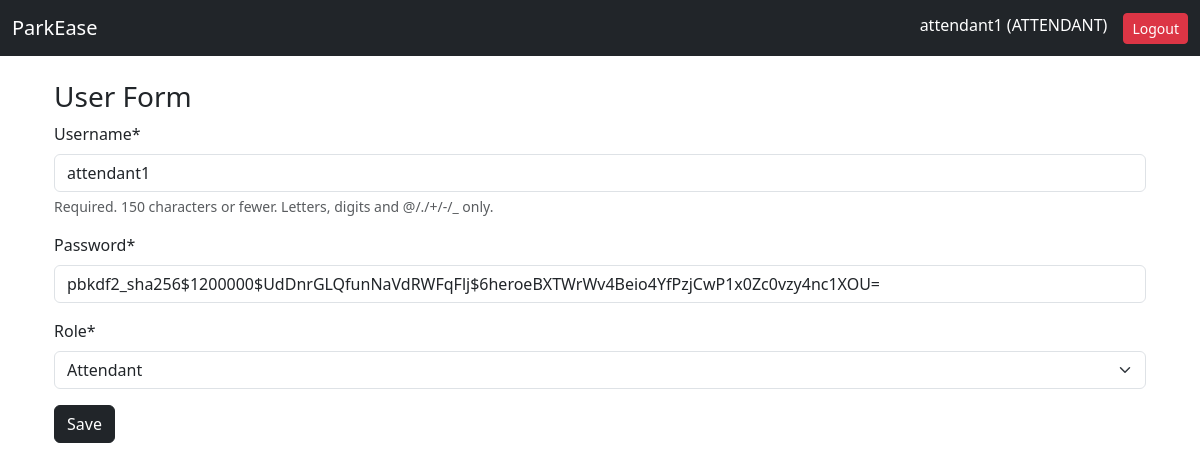
The page /accounts/users/update/2/ (signed in) on the database as committed earlier.
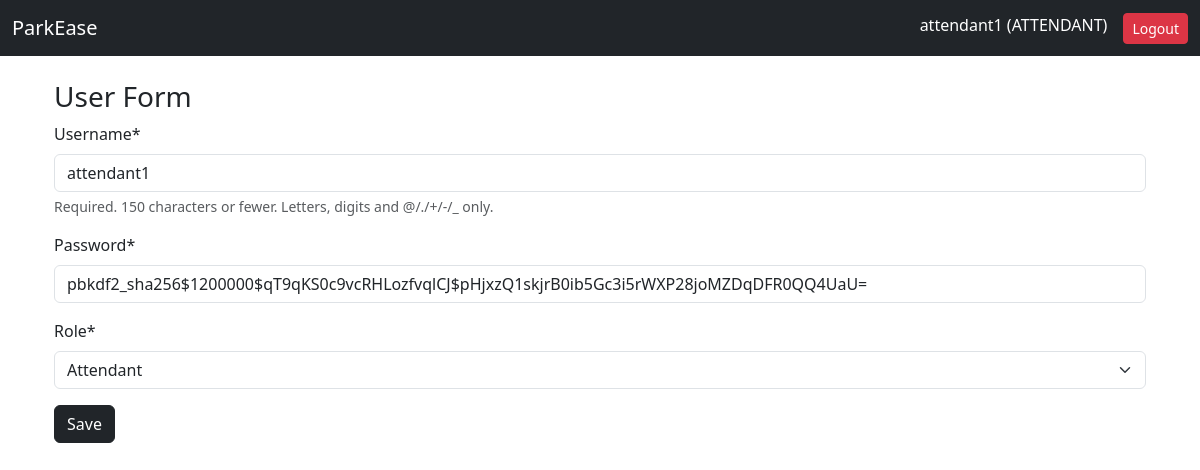
The same page on the database as committed later.
### accounts/models.py (models this page shows, shortened)
class Staff(AbstractUser):
    ROLE_CHOICES = [
        ('ADMIN', 'Admin'),
        ('MANAGER', 'Manager'),
        ('ATTENDANT', 'Attendant'),
    ]
    role = models.CharField(
        max_length=20,
        choices=ROLE_CHOICES,
        default='ADMIN'
    )
    created_at = models.DateTimeField(auto_now_add=True)

### accounts/views.py (the view)
# urls.py: path('users/update/<int:pk>/', views.update_user, name='update_user'),
@login_required
def update_user(request, pk):
    user = get_object_or_404(User, pk=pk)
    form = StaffForm(request.POST or None, instance=user)
    if form.is_valid():
        form.save()
        return redirect('accounts:user_list')
    return render(request, 'accounts/user_form.html', {'form': form})

### accounts/forms.py
class StaffForm(forms.ModelForm):
    class Meta:
        model = Staff
        fields = ['username', 'password', 'role']

### accounts/templates/accounts/user_form.html (shortened to what this page needs)
{% extends 'base.html' %}
{% block content %}
{% load crispy_forms_tags %}
<div class="container mt-4">
    <h3>User Form</h3>
    <form method="POST">
        {{ form|crispy }}
        <button class="btn btn-dark">Save</button>
    </form>
</div>
{% endblock %}

### templates/base.html (shortened to what this page needs)
<!DOCTYPE html>
<html lang="en">
<head>
    <link href="https://cdn.jsdelivr.net/npm/bootstrap@5.3.0/dist/css/bootstrap.min.css" rel="stylesheet">
</head>
<body>
<nav class="navbar navbar-expand-lg navbar-dark bg-dark">
    <div class="container-fluid">
        <a class="navbar-brand" href="#">ParkEase</a>
        <div class="d-flex">
            <span class="text-white me-3">
                {{ request.user.username }} ({{ request.user.role }})
            </span>
            <a href="{% url 'accounts:logout' %}" class="btn btn-danger btn-sm">Logout</a>
        </div>
    </div>
</nav>
<div class="container mt-4">
    {% block content %}{% endblock %}
</div>
</body>
</html>

Rows that differ between the two databases and show on the page:
changed Staff "attendant1": password "pbkdf2_sha256$1200000$UdDnrGLQfunNaVdRWFqFlj$6heroeBXTWrWv4Beio4YfPzjCwP1x0Zc0vzy4nc1XOU=" → "pbkdf2_sha256$1200000$qT9qKS0c9vcRHLozfvqlCJ$pHjxzQ1skjrB0ib5Gc3i5rWXP28joMZDqDFR0QQ4UaU="
